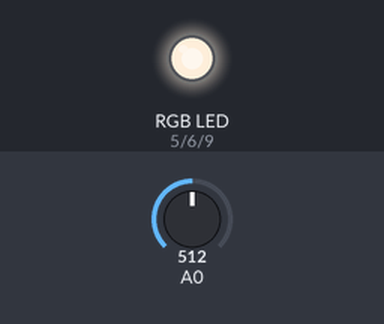
Bench run of a sketch on a simulated Arduino Uno, built with avr-gcc and run on an emulated ATmega328P. Shown: an RGB LED mixed from three pins (HIGH = lit). The test bench sets the inputs (shaded band); at power-on: A0 = 512. Dim RGB values are drawn brighter than linear.

Above: at 5.4 s.
5.5 s: A0 set to 0
At 9.3 s:
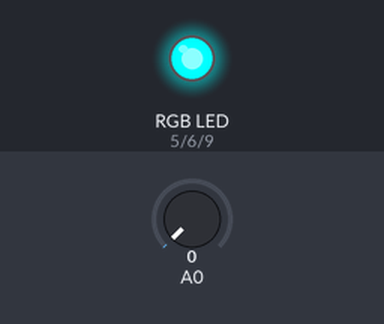
12.1 s: A0 set to 122
At 14.4 s:
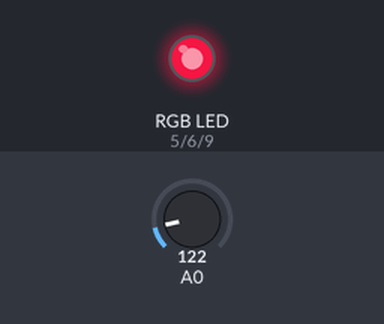
21.2 s: A0 set to 0
At 22.3 s:
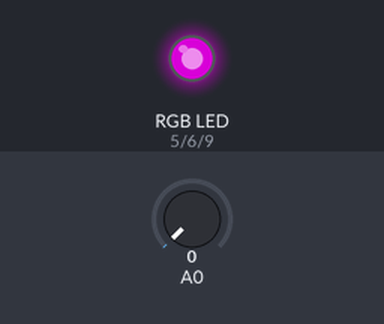
Timing chart, 0 to 49.2 s (numbered marks = the images above; inputs shaded):
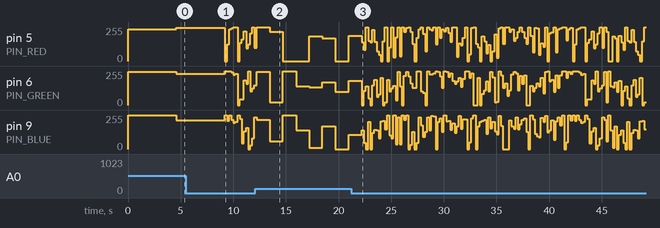

The sketch:

rgb_e_i.ino
```cpp
const int PIN_RED   = 5;
const int PIN_GREEN = 6;
const int PIN_BLUE  = 9;
int t;

void setup() {
  pinMode(A0,INPUT);
  pinMode(PIN_RED,   OUTPUT);
  pinMode(PIN_GREEN, OUTPUT);
  pinMode(PIN_BLUE,  OUTPUT);
}

void loop() {

  // Alice Mavi F0F8FF  240,248,255
  setColor(240,248,255);
  delay(t); // keep the color 1 second

  //Antik Beyaz  FAEBD7  250,235,215
  setColor(250,235,215);
  delay(t); // keep the color 1 second


  //Aqua  00FFFF  0,255,255
  setColor(0,255,255);
  delay(t); // keep the color 1 second


  //Akuamarin  7FFFD4  127.255.212
  setColor(127,255,212);
  delay(t); // keep the color 1 second


  //Azure  F0FFFF  240.255.255
  setColor(240,255,255);
  delay(t); // keep the color 1 second


  //Bej  F5F5DC  245.245.220
  setColor(245,245,220);
  delay(t); // keep the color 1 second


  //Bisque  FFE4C4  255.228.196
  setColor(255,228,196);
  delay(t); // keep the color 1 second


  //BeyazlatılmışAlmond  FFEBCD  255.235.205
  setColor(255,235,205);
  delay(t); // keep the color 1 second


  //Mavi  0000FF  0,0,255
  setColor(0,0,255);
  delay(t); // keep the color 1 second


  //Mavi menekşe  8A2BE2  138,43,226
  setColor(138,43,226);
  delay(t); // keep the color 1 second


  //Kahverengi  A52A2A  165,42,42
  setColor(165,42,42);
  delay(t); // keep the color 1 second


  //BurlyWood  DEB887  222.184.135
  setColor(222,184,135);
  delay(t); // keep the color 1 second

  //CadetBlue  5F9EA0  95.158.160
  setColor(95,158,160);
  delay(t); // keep the color 1 second

  //Chartreuse  7FFF00  127.255,0
  setColor(127,255,0);
  delay(t); // keep the color 1 second


  //Çikolata  D2691E  210,105,30
  setColor(210,105,30);
  delay(t); // keep the color 1 second


  //Mercan  FF7F50  255,127,80
  setColor( 255,127,80);
  delay(t); // keep the color 1 second


  //Peygamber ÇiçeğiMavi  6495ED  100.149.237
  setColor(100,149,237);
  delay(t); // keep the color 1 second


  //Mısır püskülü  FFF8DC  255.248.220
  setColor(255,248,220);
  delay(t); // keep the color 1 second


  //Kızıl  DC143C  220,20,60
  setColor(220,20,60);
  delay(t); // keep the color 1 second


  //Camgöbeği  00FFFF  0,255,255
  setColor( 0,255,255);
  delay(t); // keep the color 1 second


  //DarkCyan  008B8B  0,139,139
  setColor(0,139,139);
  delay(t); // keep the color 1 second


  //DarkGoldenRod  B8860B  184,134,11
  setColor(184,134,11);
  delay(t); // keep the color 1 second


  //Koyu gri  A9A9A9  169.169.169
  setColor(169,169,169);
  delay(t); // keep the color 1 second


  //Koyu yeşil  006400  0,100,0
  setColor( 0,100,0);
  delay(t); // keep the color 1 second
//
 // Koyu Haki  BDB76B  189.183.107
  setColor(189,183,107);
  delay(t); // keep the color 1 second

  //DarkMagenta  8B008B  139.0.139
  setColor(139,0,139);
  delay(t); // keep the color 1 second


  //DarkOliveGreen  556B2F  85.107.47
  setColor(85,107,47);
  delay(t); // keep the color 1 second


  //Koyu turuncu  FF8C00  255.140,0
  setColor(255,140,0);
  delay(t); // keep the color 1 second


  //DarkOrchid  9932CC  153,50,204
  setColor(153,50,204);
  delay(t); // keep the color 1 second


  //Koyu Kırmızı  8B0000  139,0,0
  setColor(139,0,0);
  delay(t); // keep the color 1 second


  //DarkSalmon  E9967A  233.150.122
  setColor(233,150,122);
  delay(t); // keep the color 1 second


  //DarkSeaGreen  8FBC8F  143.188.143
  setColor(143,188,143);
  delay(t); // keep the color 1 second


  //DarkSlateBlue  483D8B  72.61.139
  setColor(72,61,139);
  delay(t); // keep the color 1 second


  //DarkSlateGray  2F4F4F  47,79,79
  setColor(47,79,79);
  delay(t); // keep the color 1 second


  //KoyuTurkuaz  00CED1  0,206,209
  setColor(0,206,209);
  delay(t); // keep the color 1 second


  //Koyu mor  9400D3  148,0,211
  setColor(148,0,211);
  delay(t); // keep the color 1 second

  //Derin pembe  FF1493  255,20,147
  setColor(255,20,147);
  delay(t); // keep the color 1 second

  //DeepSkyBlue  00BFFF  0,191,255
  setColor(0,191,255);
  delay(t); // keep the color 1 second


  //DimGrey  696969  105.105.105
  setColor(105,105,105);
  delay(t); // keep the color 1 second


  //Mercan  FF7F50  255,127,80
  setColor( 255,127,80);
  delay(t); // keep the color 1 second


  //DodgerBlue  1E90FF  30.144.255
  setColor(30,144,255);
  delay(t); // keep the color 1 second


  //FireBrick  B22222  178,34,34
  setColor(178,34,34);
  delay(t); // keep the color 1 second


  //Çiçek Beyazı  FFFAF0  255.250.240
  setColor(255,250,240);
  delay(t); // keep the color 1 second


  //Orman yeşili  228B22  34.139.34
  setColor(34,139,34);
  delay(t); // keep the color 1 second


  //Fuşya  FF00FF  255,0.255
  setColor(255,0,2559);
  delay(t); // keep the color 1 second


  //Gainsboro  DCDCDC  220,220,220
  setColor( 220,220,220);
  delay(t); // keep the color 1 second


  //Hayalet Beyaz  F8F8FF  248.248.255
  setColor(248,248,255);
  delay(t); // keep the color 1 second


  //Altın  FFD700  255,215,0
  setColor( 255,215,0);
  delay(t); // keep the color 1 second


  //


  // GoldenRod DAA520  218.165,32
  setColor(218,165,32);
  delay(t); // keep the color 1 second

  //Gri  808080  128.128.128
  setColor(128,128,128);
  delay(t); // keep the color 1 second


  //Yeşil  008000  0,128,0
  setColor(0,128,0);
  delay(t); // keep the color 1 second


  //Yeşil sarı  ADFF2F  173,255,47
  setColor(173,255,47);
  delay(t); // keep the color 1 second


  //Şeker kavunu  F0FFF0  240.255.240
  setColor(240,255,240);
  delay(t); // keep the color 1 second


  //Sıcak pembe  FF69B4  255.105.180
  setColor(255,105,180);
  delay(t); // keep the color 1 second


  //Kızılderili  CD5C5C  205,92,92
  setColor(205,92,92);
  delay(t); // keep the color 1 second


  //Indigo  4B0082  75,0.130
  setColor(75,0,130);
  delay(t); // keep the color 1 second


  //Fildişi  FFFFF0  255.255.240
  setColor(255,255,240);
  delay(t); // keep the color 1 second


  //Haki  F0E68C  240,230,140
  setColor(240,230,140);
  delay(t); // keep the color 1 second


  //Lavanta  E6E6FA  230,230,250
  setColor( 230,230,250);
  delay(t); // keep the color 1 second


  //LavantaPlush  FFF0F5  255.240.245
  setColor(255,240,245);
  delay(t); // keep the color 1 second

  //Çim Yeşil  7CFC00  124.252,0
  setColor(124,252,0);
  delay(t); // keep the color 1 second

  //Limon şifon  FFFACD  255.250.205
  setColor(255,250,205);
  delay(t); // keep the color 1 second


  //Açık mavi  ADD8E6  173,216,230
  setColor(173,216,230);
  delay(t); // keep the color 1 second


  //LightCoral  F08080  240.128.128
  setColor( 240,128,128);
  delay(t); // keep the color 1 second


  //Açık cam göbeği  E0FFFF  224.255.255
  setColor(224,255,255);
  delay(t); // keep the color 1 second


  //LightGoldenRodSarı  FAFAD2  250,250,210
  setColor(250,250,210);
  delay(t); // keep the color 1 second


  //Açık gri  D3D3D3  211,211,211
  setColor(211,211,211);
  delay(t); // keep the color 1 second


  //Açık yeşil  90EE90  144.238.144
  setColor( 144,238,144);
  delay(t); // keep the color 1 second


  //Açık pembe  FFB6C1  255.182.193
  setColor(255,182,193);
  delay(t); // keep the color 1 second


  //Hafif Somon  FFA07A  255.160.122
  setColor(255,160,122);
  delay(t); // keep the color 1 second


  //LightSeaGreen  20B2AA  32.178.170
  setColor(32,178,170);
  delay(t); // keep the color 1 second


  //LightSkyBlue  87 CEFA 135.206.250
  setColor(135,206,250);
  delay(t); // keep the color 1 second
//
 // LightSlateGray  778899  119.136.153
  setColor(119,136,153);
  delay(t); // keep the color 1 second

  //LightSteelBlue  B0C4DE  176.196.222
  setColor(176,196,222);
  delay(t); // keep the color 1 second


  //Açık sarı  FFFFE0  255.255.224
  setColor(255,255,224);
  delay(t); // keep the color 1 second


  //Kireç  00FF00  0,255,0
  setColor(0,255,0);
  delay(t); // keep the color 1 second


  //Limon yeşili  32CD32  50,205,50
  setColor(50,205,50);
  delay(t); // keep the color 1 second


  //Keten  FAF0E6  250,240,230
  setColor(250,240,230);
  delay(t); // keep the color 1 second


  //Eflatun  FF00FF  255,0.255
  setColor(255,0,255);
  delay(t); // keep the color 1 second


  //Bordo  800000  128,0,0
  setColor( 128,0,0);
  delay(t); // keep the color 1 second


  //OrtaAquaMarine  66CDAA  102.205.170
  setColor( 102,205,170);
  delay(t); // keep the color 1 second


  //Orta mavi  0000CD  0,0,205
  setColor(0,0,205);
  delay(t); // keep the color 1 second


  //OrtaOrchid  BA55D3  186,85,211
  setColor( 186,85,211);
  delay(t); // keep the color 1 second


  //OrtaMor  9370DB  147.112.219
  setColor(147,112,219);
  delay(t); // keep the color 1 second

  //Orta Deniz Yeşil  3CB371  60.179.113
  setColor(60,179,113);
  delay(t); // keep the color 1 second

  //MediumSlateBlue  7B68EE  123.104.238
  setColor(123,104,238);
  delay(t); // keep the color 1 second


  //OrtaBaharYeşil  00FA9A  0,250,154
  setColor(0,250,154);
  delay(t); // keep the color 1 second


  //OrtaTurkuaz  48D1CC  72.209.204
  setColor( 72,209,204);
  delay(t); // keep the color 1 second


  //Orta MenekşeKırmızı  C71585  199.21.133
  setColor(199,21,133);
  delay(t); // keep the color 1 second


  //Gece yarısı mavisi  191970  25,25,112
  setColor(  25,25,112);
  delay(t); // keep the color 1 second


  //MintCream  F5FFFA  245.255.250
  setColor( 245,255,250);
  delay(t); // keep the color 1 second


  //NavajoBeyaz  FFDEAD  255.222.173
  setColor(255,222,173);
  delay(t); // keep the color 1 second


  //zeytin  808000  128.128,0
  setColor(128,128,0);
  delay(t); // keep the color 1 second


  //Portakal  FFA500  255.165,0
  setColor( 255,165,0);
  delay(t); // keep the color 1 second


  //TuruncuKırmızı  FF4500  255,69,0
  setColor(255,69,0);
  delay(t); // keep the color 1 second


  //Orkide  DA70D6  218.112.214
  setColor( 218,112,214);
  delay(t); // keep the color 1 second


  //
  //
  //


  //PaleGoldenRod  EEE8AA  238,232,170
  setColor(238,232,170);
  delay(t); // keep the color 1 second

  //Soluk yeşil  98FB98  152.251.152
  setColor(152,251,152);
  delay(t); // keep the color 1 second


  //Açık Turkuaz  AFEEEE  175.238.238
  setColor(175,238,238);
  delay(t); // keep the color 1 second


  //PaleVioletRed  DB7093  219.112.147
  setColor( 219,112,147);
  delay(t); // keep the color 1 second


  //PeachPuff  FFDAB9  255.218.185
  setColor(255,218,185);
  delay(t); // keep the color 1 second


  //Erik  DDA0DD  221.160.221
  setColor(221,160,221);
  delay(t); // keep the color 1 second


  //Toz mavi  B0E0E6  176.224.230
  setColor(176,224,230);
  delay(t); // keep the color 1 second


  //Mor  800080  128,0.128
  setColor(128,0,128);
  delay(t); // keep the color 1 second


  //Kırmızı  FF0000  255,0,0
  setColor( 255,0,0);
  delay(t); // keep the color 1 second


  //RosyBrown  BC8F8F  188.143.1430
  setColor(188,143,1430);
  delay(t); // keep the color 1 second


  //Kraliyet mavisi  4169E1  65.105.225
  setColor( 65,105,225);
  delay(t); // keep the color 1 second


  //Somon  FA8072  250.128.114
  setColor(250,128,114);
  delay(t); // keep the color 1 second

  //SandyBrown  F4A460  244.164,96
  setColor(244,164,96);
  delay(t); // keep the color 1 second

  //Deniz yeşili  2E8B57  46,139,87
  setColor(46,139,87);
  delay(t); // keep the color 1 second


  //Gökyüzü mavi  87CEEB  135.206.235
  setColor(135,206,235);
  delay(t); // keep the color 1 second


  //SlateBlue  6A5ACD  106,90,205
  setColor( 106,90,205);
  delay(t); // keep the color 1 second


  //Kar  FFFAFA  255.250.250255
  setColor( 255,250,250);
  delay(t); // keep the color 1 second


  //İlkbahar yesili  00FF7F  0,255,127
  setColor( 0,255,127);
  delay(t); // keep the color 1 second


  //Tan  D2B48C  210.180.140
  setColor(210,180,140);
  delay(t); // keep the color 1 second


  //Devedikeni  D8BFD8  216.191.216
  setColor(216,191,216);
  delay(t); // keep the color 1 second


  //Domates  FF6347  255,99,71
  setColor(255,99,71);
  delay(t); // keep the color 1 second


  //Turkuaz  40E0D0  64.224.208
  setColor( 64,224,208);
  delay(t); // keep the color 1 second


  //Menekşe  EE82EE  238.130.238
  setColor(238,130,238);
  delay(t); // keep the color 1 second


  //Buğday  F5DEB3  245.222.179
  setColor( 245,222,179);
  delay(t); // keep the color 1 second
//
 // Beyaz  FFFFFF  255.255.255
  setColor( 255,255,255);
  delay(t); // keep the color 1 second

  //Sarı  FFFF00  255.255,0
  setColor( 255,255,0);
  delay(t); // keep the color 1 second


  //Sarı yeşil  9ACD32  154,205,50
  setColor(154,205,50);
  delay(t); // keep the color 1 second


  //
}

void setColor(int R, int G, int B) {
  analogWrite(PIN_RED,   R);
  analogWrite(PIN_GREEN, G);
  analogWrite(PIN_BLUE,  B);
  t = analogRead (A0);
   t=  map(t,0,1023,200,9000);
}
```
